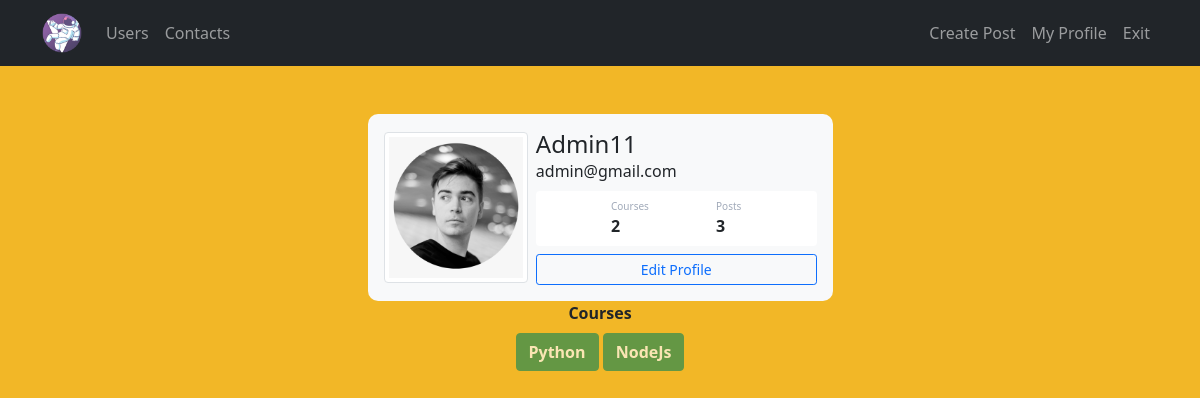
The app's page /profile (signed in) with its own data.
### site_web/models.py (models this page shows)
class User(database.Model, UserMixin):
    id = database.Column(database.Integer, primary_key=True)
    username = database.Column(database.String, nullable=False)
    email = database.Column(database.String, nullable=False, unique=True)
    password = database.Column(database.String, nullable=False)
    profile_picture = database.Column(database.String, default='default.jpg')
    courses = database.Column(database.String, nullable=False, default='Not Informed')
    posts = database.relationship('Post', backref='author', lazy=True)
    def count_post(self):
        return len(self.posts)

### site_web/routes.py (the view)
@app.route("/profile")
@login_required
def profile():
    profile_picture = url_for('static', filename=f'media/{current_user.profile_picture}')
    return render_template("profile.html", profile_picture=profile_picture)

### site_web/models.py (called while the page is built)
@login_manager.user_loader
def load_user(id_user):
    return User.query.get(int(id_user))

### site_web/templates/profile.html (shortened to what this page needs)
{% extends 'base.html' %}
{% block body %}
<div class="container mt-5 d-flex justify-content-center">
  <div class="card p-3 col-5 border-0 bg-light">
    <div class="d-flex align-items-center">
        <img src="{{ profile_picture }}" class="rounded img-thumbnail col-md-4 me-2"/>
      <div class="col">
        <h4 class="mb-0 mt-0 text-capitalize">{{ current_user.username }}</h4>
        <span>{{ current_user.email }}</span>
        <div class="p-2 mt-2 bg-white d-flex justify-content-evenly rounded">
          <div class="d-flex flex-column">
            <span class="articles">Courses</span>
              {% if 'Not Informed' in current_user.courses or current_user.courses == '' %}
              <span class="fw-bold">0</span>
            {% else %}
              <span class="fw-bold">
                {{ current_user.courses.count(';') + 1 }}
              </span>
            {% endif %}
          </div>
          <div class="d-flex flex-column">
            <span class="rating">Posts</span>
            <span class="fw-bold">{{ current_user.count_post() }}</span>
          </div>
        </div>
        <div class="mt-2">
          <a href="{{ url_for('edit_profile')}}">
            <button class="btn btn-sm btn-outline-primary w-100">
              Edit Profile
            </button>
          </a>
        </div>
      </div>
    </div>
  </div>
</div>
<div class="container">
  <div class="row justify-content-center">
    <div class="col col-4 text-center">
      <strong>Courses</strong><br />
      {% if current_user.courses %}
        {% for course in current_user.courses.split(';') %}
          <button type="button" class="btn btn-success mt-2 fw-bolder" disabled>
            {{ course }}
          </button>
        {% endfor %}
      {% else %}
        <button type="button" class="btn btn-success mt-2 fw-bolder" disabled>
        No Courses Registered :(
        </button>
      {% endif %}
    </div>
  </div>
</div>
{% endblock body %}

### site_web/static/main.css (style rules this page uses)
#color01 { background-color: #f2b727; }
.card { border-radius: 10px; }
.articles { font-size: 10px; color: #a1aab9 }
.rating { font-size: 10px; color: #a1aab9 }

### records on screen
User: username "Admin11", email "admin@gmail.com", courses "2"

### other values on screen
{{ current_user.count_post() }} "3"
{{ course }} "Python" "NodeJs"
